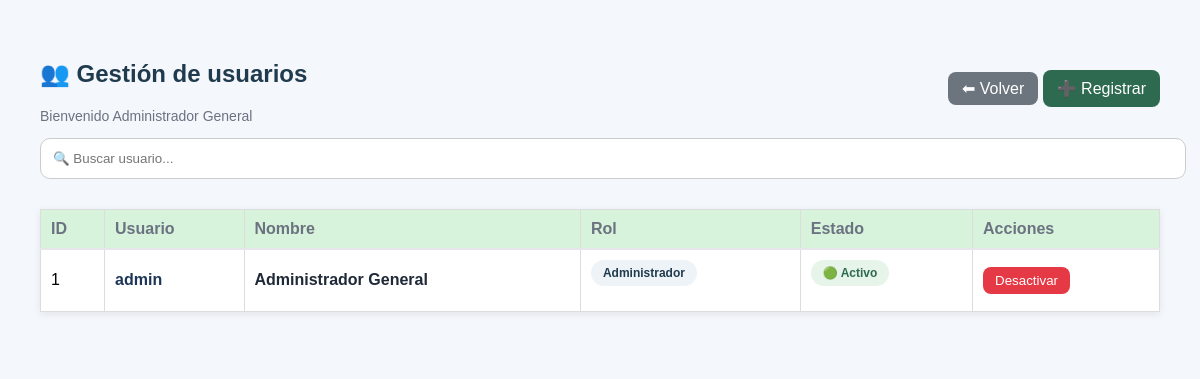
Page /coordinador/usuarios (signed in) on the earlier database version.
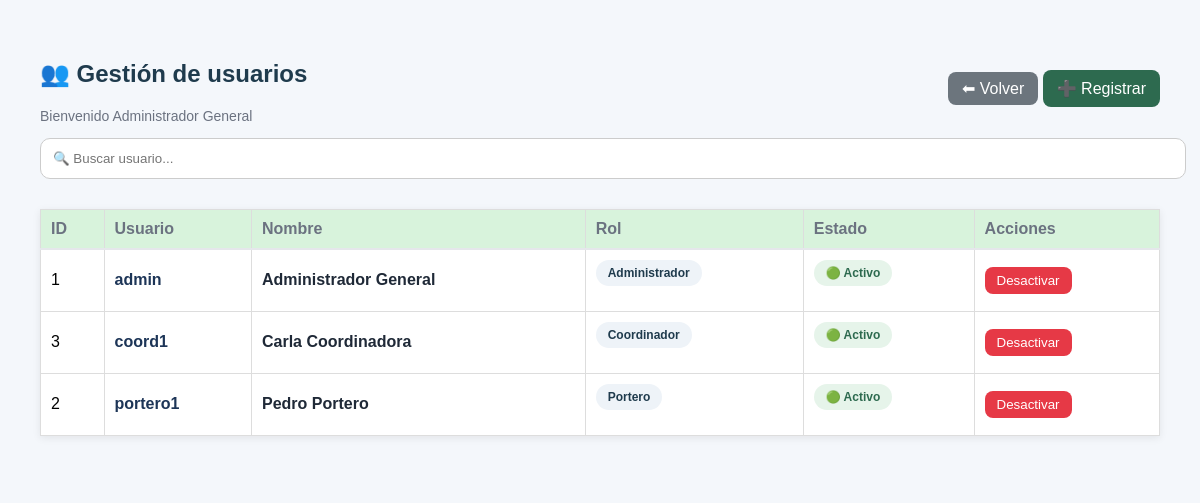
Same page on the later database version.
### tables this page shows
CREATE TABLE usuario_sistema (
    id_usuario INTEGER PRIMARY KEY AUTOINCREMENT,
    username TEXT,
    password TEXT,
    id_rol INTEGER,
    nombre TEXT,
    email TEXT,
    estado TEXT,
    created_at DATETIME DEFAULT CURRENT_TIMESTAMP,
    FOREIGN KEY(id_rol) REFERENCES rol(id_rol)
);

CREATE TABLE rol (
    id_rol INTEGER PRIMARY KEY AUTOINCREMENT,
    nombre TEXT,
    descripcion TEXT
);

### web_app.py (the view)
@app.route("/coordinador/usuarios")
def ver_usuarios():
    if "rol" not in session or session["rol"] != "Administrador":
        return redirect(url_for("login"))
    conn = get_connection()
    cursor = conn.cursor()
    cursor.execute("""
        SELECT u.id_usuario, u.username, u.nombre, r.nombre AS rol, u.estado
        FROM usuario_sistema u
        JOIN rol r ON u.id_rol = r.id_rol
        ORDER BY u.nombre ASC
    """)
    usuarios = cursor.fetchall()
    conn.close()
    return render_template(
        "usuarios.html",
        usuarios=usuarios,
        nombre=session["nombre"]
    )

### config.py (called while the page is built)
def get_connection():
    conn = sqlite3.connect(
        DATABASE,
        timeout=10,                # 🔥 evita bloqueo inmediato
        check_same_thread=False    # 🔥 permite múltiples accesos
    )
    conn.row_factory = sqlite3.Row
    conn.execute("PRAGMA journal_mode=WAL;")
    return conn

### templates/usuarios.html (shortened to what this page needs)
<!DOCTYPE html>
<html lang="es">
<head>
    <link rel="stylesheet" href="{{ url_for('static', filename='css/style.css') }}">
</head>
<body class="dashboard-body">
<div class="main-content">
<div class="table-container">
    <div class="table-header">
        <div>
            <h2>👥 Gestión de usuarios</h2>
            <p class="subtitle">Bienvenido {{ nombre }}</p>
        </div>
        <div class="table-actions">
            <a class="btn-back" href="{{ url_for('panel_coordinador') }}">⬅ Volver</a>
            <a class="btn-add" href="{{ url_for('registrar_usuario_web') }}">➕ Registrar</a>
        </div>
    </div>
    <input type="text" id="buscadorUsuarios" placeholder="🔍 Buscar usuario..." class="search-box">
    <div class="table-wrapper">
        <table class="styled-table" id="tablaUsuarios">
            <thead>
                <tr>
                    <th>ID</th>
                    <th>Usuario</th>
                    <th>Nombre</th>
                    <th>Rol</th>
                    <th>Estado</th>
                    <th>Acciones</th>
                </tr>
            </thead>
            <tbody>
                {% for u in usuarios %}
                <tr>
                    <td>{{ u["id_usuario"] }}</td>
                    <td class="username">{{ u["username"] }}</td>
                    <td class="nombre">{{ u["nombre"] }}</td>
                    <td>
                        <span class="badge rol">{{ u["rol"] }}</span>
                    </td>
                    <td>
                        {% if u["estado"] == "activo" %}
                            <span class="badge ok">🟢 Activo</span>
                        {% else %}
                            <span class="badge error">🔴 Inactivo</span>
                        {% endif %}
                    </td>
                    <td>
                        {% if u["estado"] == "activo" %}
                        <form action="{{ url_for('desactivar_usuario', id_usuario=u['id_usuario']) }}"
                              method="POST"
                              onsubmit="return confirm('¿Seguro que deseas desactivar este usuario?')">
                            <button class="btn-delete">Desactivar</button>
                        </form>
                        {% else %}
                            <span class="inactivo-text">Inactivo</span>
                        {% endif %}
                    </td>
                </tr>
                {% endfor %}
            </tbody>
        </table>
    </div>
</div>
</div>
</body>
</html>

Differences in the rows shown:
added usuario_sistema: id_usuario "3", username "coord1", nombre "Carla Coordinadora", rol "Coordinador", estado "🟢 Activo"
added usuario_sistema: id_usuario "2", username "portero1", nombre "Pedro Portero", rol "Portero", estado "🟢 Activo"
